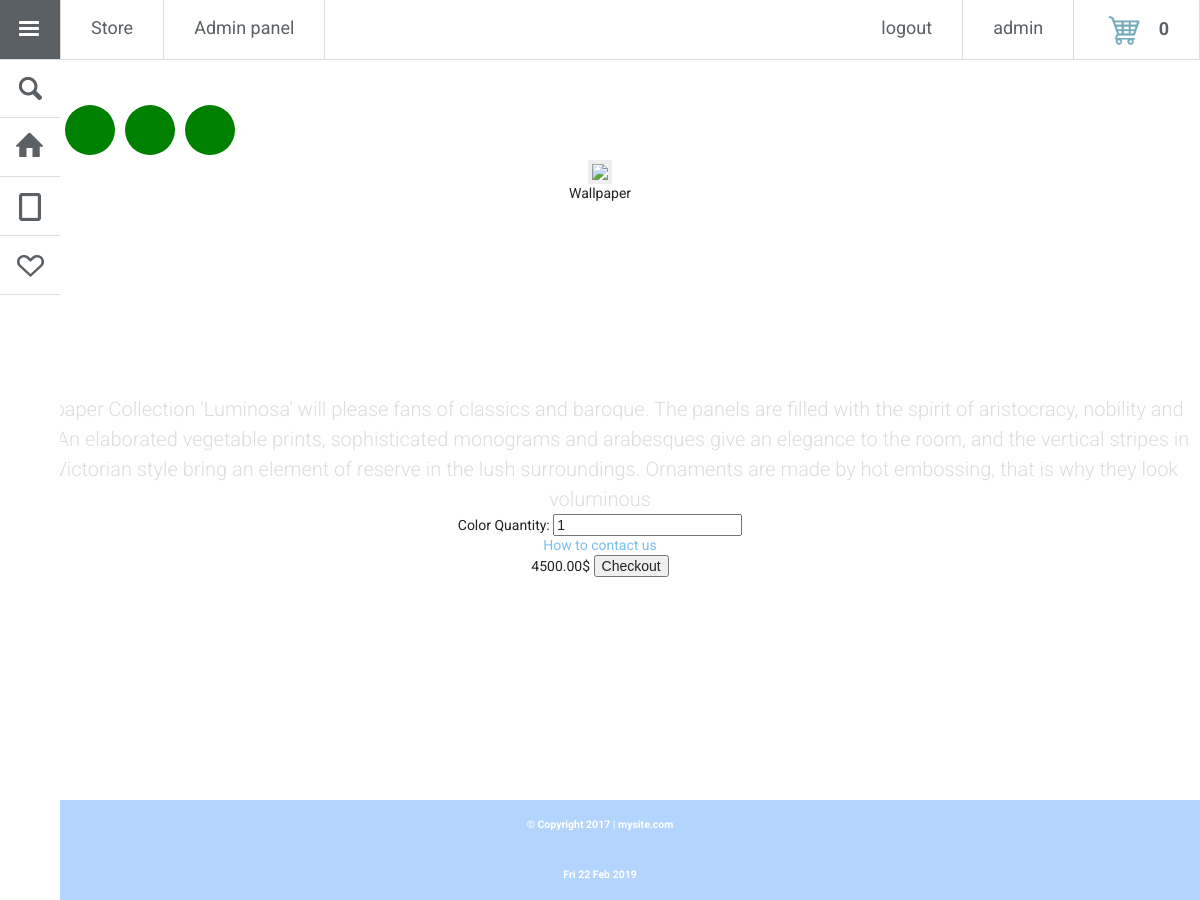
The app's page /test/luminosa/ (signed in) with its own data.
### authapp/models.py (models this page shows, shortened)
class AuthUsers(AbstractUser):
    au_avatar = models.ImageField(verbose_name='avatar', upload_to='users_avatars', blank=True)
    au_age = models.PositiveIntegerField(verbose_name='age')

### mainapp/models.py (models this page shows, shortened)
class CollectionsImg(models.Model):
    img_name = models.CharField(verbose_name='name', max_length=32, blank=True, unique=True)
    img_img = models.ImageField(verbose_name='img', blank=True, upload_to='media')
    img_collection = models.ForeignKey(Collections, on_delete=models.CASCADE)
    img_is_active = models.BooleanField(verbose_name='active', default=True)
    def __str__(self):
        return self.img_name

class Collections(models.Model):
    collection_name = models.CharField(verbose_name='collection', max_length=32, blank=True, unique=True)
    collection_description = models.TextField(verbose_name='description', blank=True, null=True)
    collection_price = models.DecimalField(verbose_name='price', max_digits=10, decimal_places=2)
    collection_title_img = models.ImageField(verbose_name='title_img', blank=True, upload_to='media')
    collection_is_active = models.BooleanField(verbose_name='active', default=True)

### testapp/views.py (the view)
# urls.py: url(r'^(?P<collection_name>\w+)/$', views.ajax_test, name='test1')
def ajax_test(request, collection_name):
    title = 'test'
    current_wallpaper_img = CollectionsImg.objects.filter(img_collection__collection_name=collection_name)
    current_collection = Collections.objects.get(collection_name=collection_name)
    context = {'title': title,
               'current_collection': current_collection,
               'current_wallpaper_img': current_wallpaper_img,
               'collections': wallpaper_collections}
    return render(request, 'testapp/test1.html', context)

### testapp/templates/testapp/test1.html (shortened to what this page needs)
{% extends 'index.html' %}
{% load static %}
{% block css_js %}
    {{ block.super }}
    <link href="{% static 'css/test.css' %}" rel="stylesheet">
{% endblock %}
{% block container %}
<div class="contant_class">
    <div class="dot_container">
    {% for img in current_wallpaper_img %}
        <span class="dot" id="{{ img }}" value="{{ img.pk }}"></span>
    {% endfor %}
    </div>
    {% include 'testapp/includes/include_test1.html' %}
        <form method="post" action="{% url 'basket:add' current_wallpaper_img.0.pk %}">{% csrf_token %}
      <div class="product-description">
        <span>Wallpaper</span>
        <h1>{{ current_collection.collection_name }}</h1>
        <p>{{ current_collection.collection_description }}</p>
      </div>
      <div class="product-configuration">
        <div class="product-color">
          <span>Color</span>
          {% if user.is_authenticated %}
          <span>Quantity: </span><input type="number" min="1" name="quantity" value="1">
          {% endif %}
        </div>
        <div class="contact-us">
          <a href="{% url 'contacts' %}">How to contact us</a>
        </div>
      </div>
      <div class="product-price">
        <span>{{ current_collection.collection_price }}$</span>
        {% if user.is_authenticated %}
        <input type="submit" value="Checkout">
        {% endif %}
      </div>
    </form>
</div>
{% endblock %}

### templates/index.html (shortened to what this page needs)
{% load static %}
<!DOCTYPE HTML>
<html lang="en-US">
<head>
	{% block css_js %}
	<link rel="stylesheet" href="{% static 'css/normalize.css' %}" />
	<link rel="stylesheet" href="{% static 'css/main.css' %}" />
	{% endblock %}
</head>
<body>
	<nav>
		<ul>
			<li><a href="#" class="icon icon-menu" id="btn-menu">Menu</a></li>
			<li><a href="{% url 'collections' %}">Store</a></li>
			{% if user.is_authenticated %}
				{% if user.is_superuser %}
				<li><a href="{% url 'admin:users' %}">Admin panel</a></li>
				{% endif %}
			{% endif %}
		</ul>
		<ul>
			{% if user.is_authenticated %}
			<li class="right_nav">
				<a href="{% url 'basket:edit' %}">
					<div class="nav_user_avatar">
						<img src="/media/basket.png">
						<strong>{{ basket.0.total_quantity|default:0 }}</strong>
					</div>
				</a>
			</li>
			<li class="right_nav">
				<a href="{% url 'auth:edit' %}">
					<div class="nav_user_avatar">
					{{ user.first_name|default:'AnyUser' }}
					</div>
				</a>
			</li>
			{% endif %}
			<li class="right_nav">
				{% if user.is_authenticated %}
				<a href="{% url 'auth:logout' %}">logout</a>
				{% else %}
				<a href="{% url 'auth:login' %}">login</a>
				{% endif %}
			</li>
		</ul>
	</nav>
	<div id="sideNav">
		<ul>
			<li class="searchForm"><a href="#" class="icon icon-search"><span><input type="text" placeholder="Search" class="search" /></span></a></li>
			<li><a href="{% url 'main' %}" class="icon icon-home"><span>Home</span></a></li>
			<li><a href="{% url 'collections' %}" class="icon icon-articles"><span>Collections</span></a>
			</li>
			<li><a href="{% url 'contacts' %}" class="icon icon-social"><span>Contacts</span></a>
			</li>
		</ul>
	</div>
	<div class="container">
		{% block container %}{% endblock %}
	</div>
	<footer class="footer">
		<a href="#"><h6>© Copyright 2017 | mysite.com</h6></a>
		<h6>{% now "D d M Y" %}</h6>
	</footer>
</body>
</html>

### static/css/main.css (style rules this page uses)
html { height:100%; }
body { height: auto; font-size:14px; background: #fff url(../img/bg.png) no-repeat center center fixed; -webkit-background-size: cover; -moz-background-size: cover; -o-background-size: cover; background-size: cover; font-family: 'Roboto', sans-serif; display: flex; min-height: 100vh; flex-direction: column }
.container { text-align:center; width: 100%; margin:0 auto; min-height: 100vh; }
.container a { color:#78beef; text-decoration:none; }
.container h1 { text-transform:uppercase; margin:130px 0 10px 0; font-size:50px; color:#fff; line-height:50px; letter-spacing:-1px; font-weight:300; }
.container p { font-weight:300; font-size:20px; line-height:30px; color:#ddd; margin-bottom:0; }
nav { font-family: 'Roboto', sans-serif; width: 100%; height: 59px; border-bottom:1px solid #ddd; position: fixed; top:0; left:0; z-index:20; background-color:#ffffff; }
nav ul, #sideNav ul, #sideNav ul ul { margin:0; padding:0; list-style:none; }
nav li { margin:0; float:left; border-right:1px solid #ddd; font-size:18px; }
.right_nav { float:right; color:#5b6064; display:block; }
nav a, #sideNav a { color:#5b6064; text-decoration:none; display:block; padding:10px 30px; height:59px; -webkit-box-sizing: border-box; -moz-box-sizing: border-box; -o-box-sizing: border-box; line-height:35px; }
#sideNav, #sideNav.showHalfMenu, #sideNav.showFullMenu, #sideNav ul ul li, #sideNav.showFullMenu ul ul li { -webkit-transition: 0.2s ease; -moz-transition: 0.2s ease; -ms-transition: 0.2s ease; transition: 0.2s ease; }
#sideNav { position: fixed; left:-60px; top:59px; width: 60px; height:100%; background-color:#fff; overflow-y: auto; }
#sideNav.showHalfMenu { left:0; }
#sideNav > ul { width: 100%; padding-bottom:60px; }
#sideNav ul li { width: 100%; margin:0; font-weight:300; }
#sideNav ul li a { border-bottom:1px solid #ddd; padding-left:70px; }
.icon { background: transparent url('../img/icons.png') no-repeat 0 0; }
.icon-menu { text-indent:-99999em; background-position: 0 0; }
.icon-search { background-position: 0 -60px; }
.icon-home { background-position: 0 -120px; }
.icon-articles { background-position: 0 -180px; }
.icon-social { background-position: 0 -240px; }
.footer { width: 100%; text-align: center; line-height: 50px; background-color: #b3d4fc; flex: 1; }
.footer h6 { line-height: 50px; color: #FFF; margin: 0; }
.footer a { text-decoration: none; }
.nav_user_avatar { display: block; }
.nav_user_avatar img { border-radius: 50%; width: 40px; height: 40px; margin-right: 10px; }

### static/css/test.css (style rules this page uses)
.dot { width: 50px; height: 50px; border-radius: 50%; margin: 5px; background: green; cursor: pointer; }
.contant_class { display: block; margin-top: 100px; }
.dot_container { display: flex; }

### records on screen
AuthUsers: first_name "admin"
Collections: collection_description "Wallpaper Collection 'Luminosa' will please fans of classics and baroque. The panels are filled with the spirit of aristocracy, nobility and chic. An elaborated vegetable prints, sophisticated monograms and arabesques give an elegance to the room, and the vertical stripes in the Victorian style bring an element of reserve in the lush surroundings. Ornaments are made by hot embossing, that is why they look voluminous", collection_price "4500.00"

### other values on screen
{{ basket.0.total_quantity|default:0 }} "0"
